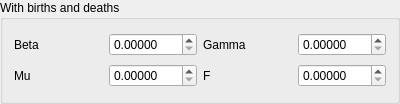
<?xml version="1.0" encoding="UTF-8"?>
<ui version="4.0">
 <class>sirs_wbad_group_box</class>
 <widget class="QGroupBox" name="sirs_wbad_group_box">
  <property name="geometry">
   <rect>
    <x>0</x>
    <y>0</y>
    <width>400</width>
    <height>104</height>
   </rect>
  </property>
  <property name="windowTitle">
   <string>SIRS - With births and deaths</string>
  </property>
  <property name="title">
   <string>With births and deaths</string>
  </property>
  <layout class="QGridLayout" name="gridLayout">
   <item row="0" column="0">
    <widget class="QLabel" name="beta_label">
     <property name="text">
      <string>Beta</string>
     </property>
    </widget>
   </item>
   <item row="0" column="1">
    <widget class="QDoubleSpinBox" name="beta_spin_box">
     <property name="decimals">
      <number>5</number>
     </property>
     <property name="minimum">
      <double>0.000000000000000</double>
     </property>
     <property name="singleStep">
      <double>0.000001000000000</double>
     </property>
    </widget>
   </item>
   <item row="0" column="2">
    <widget class="QLabel" name="gamma_label">
     <property name="text">
      <string>Gamma</string>
     </property>
    </widget>
   </item>
   <item row="0" column="3">
    <widget class="QDoubleSpinBox" name="gamma_spin_box">
     <property name="decimals">
      <number>5</number>
     </property>
     <property name="singleStep">
      <double>0.000001000000000</double>
     </property>
    </widget>
   </item>
   <item row="1" column="0">
    <widget class="QLabel" name="mu_label">
     <property name="text">
      <string>Mu</string>
     </property>
    </widget>
   </item>
   <item row="1" column="1">
    <widget class="QDoubleSpinBox" name="mu_spin_box">
     <property name="decimals">
      <number>5</number>
     </property>
     <property name="singleStep">
      <double>0.000001000000000</double>
     </property>
    </widget>
   </item>
   <item row="1" column="2">
    <widget class="QLabel" name="f_label">
     <property name="text">
      <string>F</string>
     </property>
    </widget>
   </item>
   <item row="1" column="3">
    <widget class="QDoubleSpinBox" name="f_spin_box">
     <property name="decimals">
      <number>5</number>
     </property>
    </widget>
   </item>
  </layout>
 </widget>
 <resources/>
 <connections/>
</ui>
